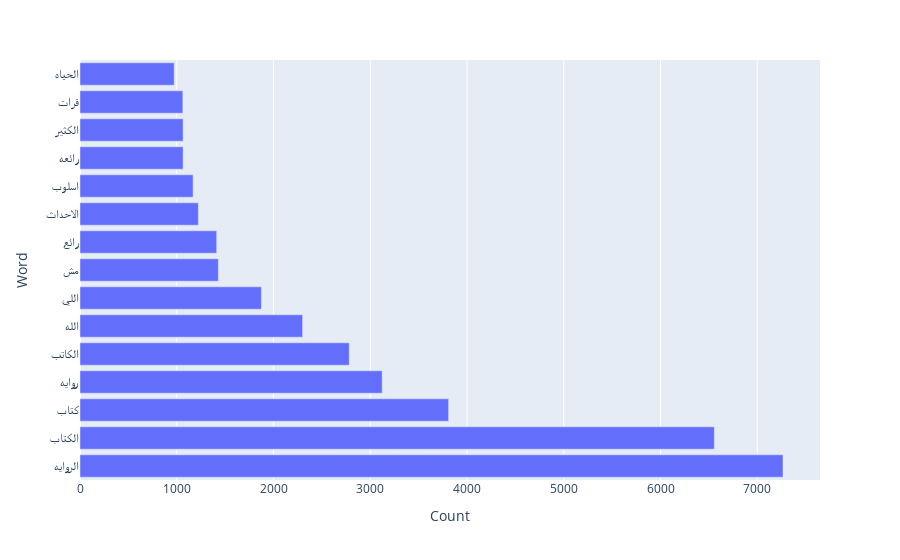

Notebook cell for this chart:
### Code cell
bar_plot(data=MostFrequentWordDF)

### Figure 1 — Plotly figure (JSON) as saved in the notebook; plotly's stock layout.template omitted (floating-point values rounded to 4 significant figures)
{"data": [{"alignmentgroup": "True", "hovertemplate": "Count=%{x}<br>Word=%{y}<extra></extra>", "legendgroup": "", "marker": {"color": "#636efa", "pattern": {"shape": ""}}, "name": "", "offsetgroup": "", "orientation": "h", "showlegend": false, "textposition": "auto", "type": "bar", "x": [7266, 6556, 3810, 3123, 2783, 2301, 1875, 1430, 1413, 1223, 1169, 1066, 1066, 1063, 974], "xaxis": "x", "y": ["الروايه", "الكتاب", "كتاب", "روايه", "الكاتب", "الله", "اللي", "مش", "رائع", "الاحداث", "اسلوب", "رائعه", "الكثير", "قرات", "الحياه"], "yaxis": "y"}], "layout": {"barmode": "relative", "legend": {"tracegroupgap": 0}, "margin": {"t": 60}, "xaxis": {"anchor": "y", "domain": [0, 1], "title": {"text": "Count"}}, "yaxis": {"anchor": "x", "domain": [0, 1], "title": {"text": "Word"}}}}
